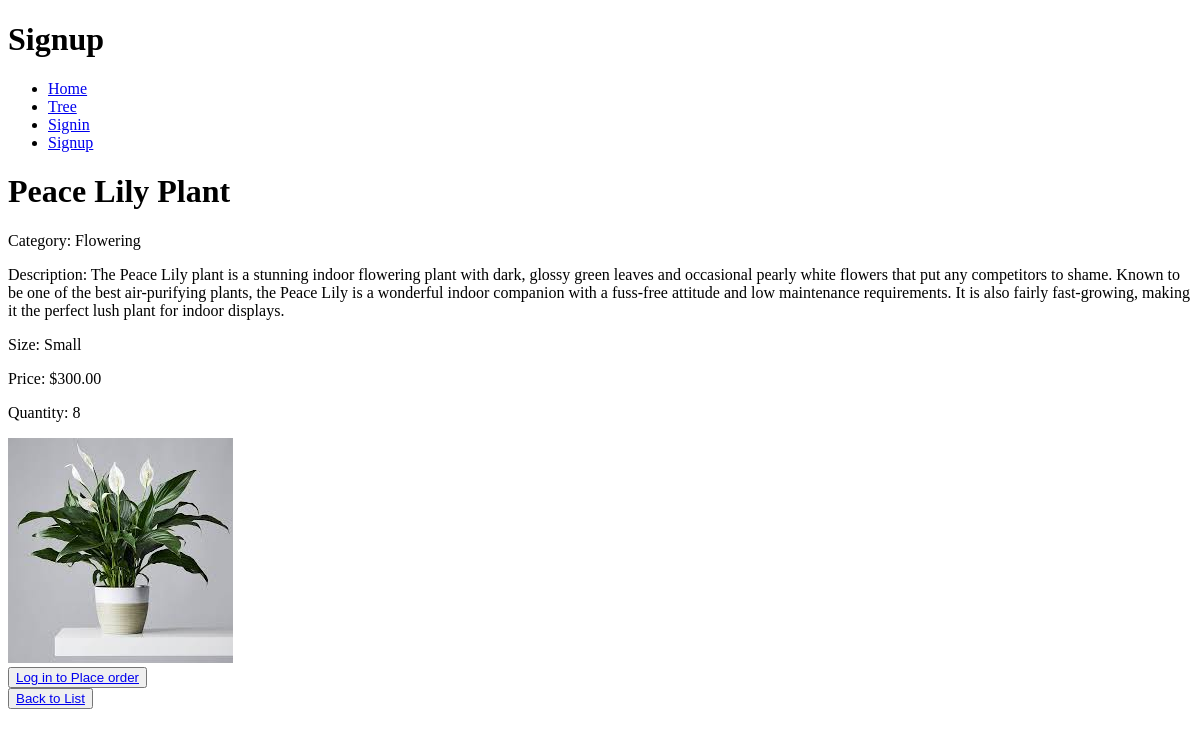
Page /trees/2/ on the earlier database version.
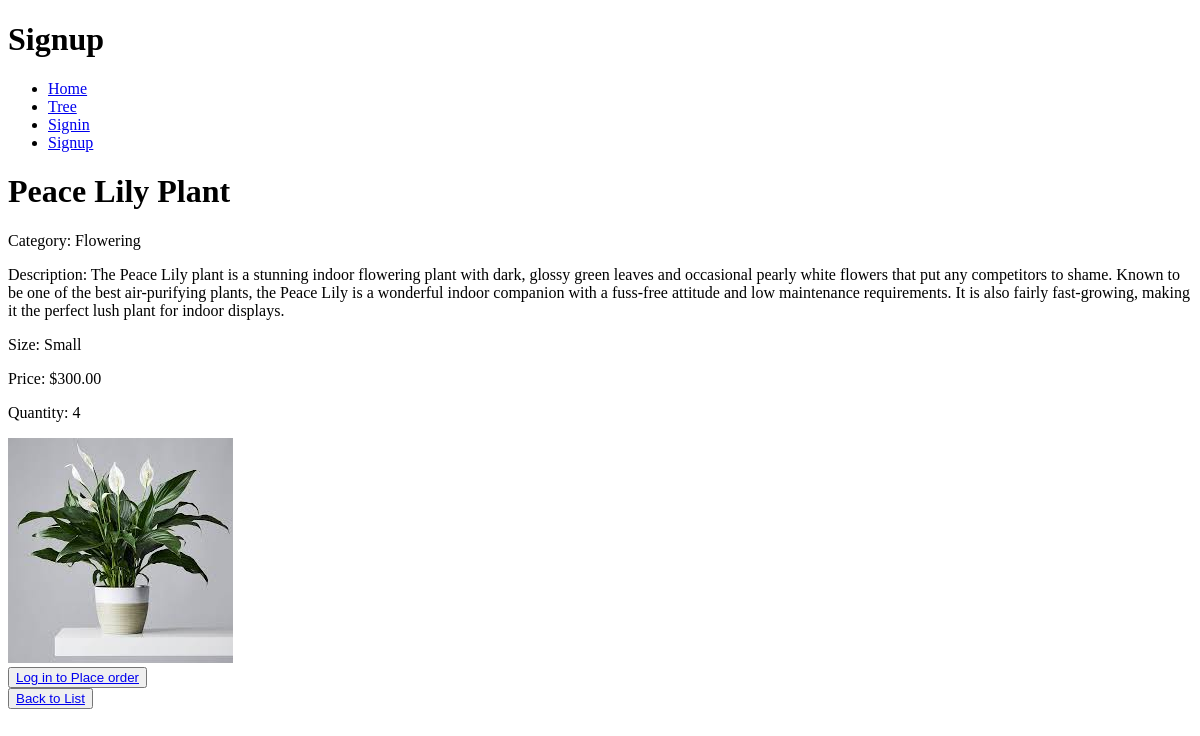
Same page on the later database version.
### tree/models.py (models this page shows, shortened)
class Tree(models.Model):
    name = models.CharField(max_length=255)
    category = models.ForeignKey(Category, related_name='trees', on_delete=models.CASCADE)
    description = models.TextField()
    size = models.CharField(max_length=255)
    price = models.DecimalField(max_digits=10, decimal_places=2)
    quantity = models.PositiveIntegerField()
    image = models.ImageField(upload_to='images/', blank=True, null=True)

class Category(models.Model):
    name = models.CharField(max_length=255)
    description = models.TextField(blank=True, null=True)

### tree/views.py (the view, shortened to what this page needs)
# urls.py: path('trees/<int:pk>/', views.tree_details, name='tree_details'),
def tree_details(request, pk):
    tree = get_object_or_404(Tree, pk=pk)
    if not request.user.is_authenticated:
       context= {
        'tree': tree,
        }
    return render(request, 'tree/tree_details.html', context)

### tree/templates/tree/tree_details.html
{% extends "tree/main.html" %}
{% load static %}
{% block content %}
<h1>{{ tree.name }}</h1>
    <p>Category: {{ tree.category.name }}</p>
    <p>Description: {{ tree.description }}</p>
    <p>Size: {{ tree.size }}</p>
    <p>Price: ${{ tree.price }}</p>
    <p>Quantity: {{ tree.quantity }}</p>
    {% if tree.image %}
        <img src="{% static tree.image.url %}" alt="{{ tree.name }}">
    {% endif %}
    {% if request.user.is_authenticated %}
        <form method="post">
            {% csrf_token %}
            {{ form.as_p }}
            <button type="submit">Add to Cart</button>
        </form>
    {% else %}
    <br>
        <button><a href="{% url 'signin' %}">Log in to Place order</a></button>
        <br>
    {% endif %}
<button><a href="{% url 'tree_list' %}">Back to List</a></button>
{% endblock content %}

Differences in the rows shown:
changed Tree "Peace Lily Plant": quantity "8" → "4"
